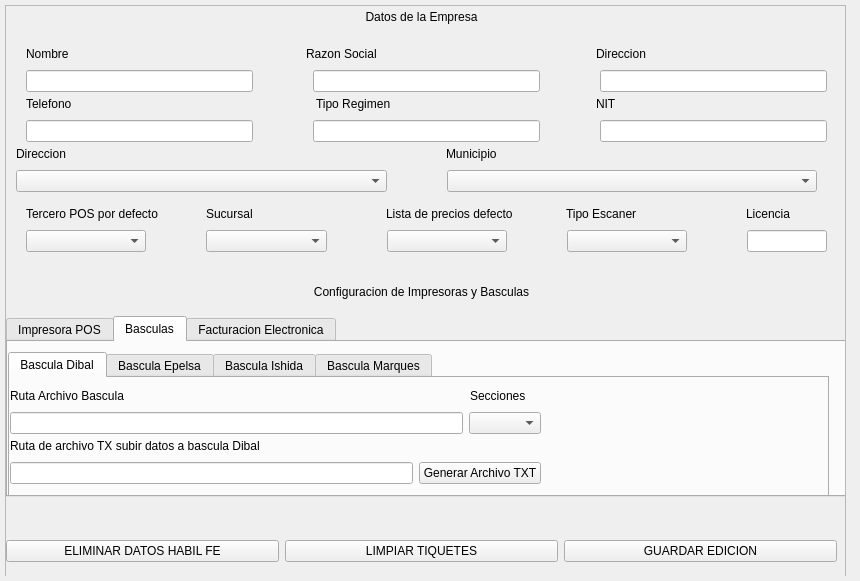
<?xml version="1.0" encoding="UTF-8"?>
<ui version="4.0">
 <class>MainPages</class>
 <widget class="QWidget" name="MainPages">
  <property name="geometry">
   <rect>
    <x>0</x>
    <y>0</y>
    <width>860</width>
    <height>581</height>
   </rect>
  </property>
  <property name="windowTitle">
   <string>Form</string>
  </property>
  <layout class="QVBoxLayout" name="main_pages_layout">
   <property name="spacing">
    <number>0</number>
   </property>
   <property name="leftMargin">
    <number>5</number>
   </property>
   <property name="topMargin">
    <number>5</number>
   </property>
   <property name="rightMargin">
    <number>5</number>
   </property>
   <property name="bottomMargin">
    <number>5</number>
   </property>
   <item>
    <widget class="QStackedWidget" name="pages">
     <property name="currentIndex">
      <number>4</number>
     </property>
     <widget class="QWidget" name="page_1">
      <property name="styleSheet">
       <string notr="true">font-size: 14pt</string>
      </property>
      <layout class="QVBoxLayout" name="page_1_layout">
       <property name="spacing">
        <number>5</number>
       </property>
       <property name="leftMargin">
        <number>5</number>
       </property>
       <property name="topMargin">
        <number>5</number>
       </property>
       <property name="rightMargin">
        <number>5</number>
       </property>
       <property name="bottomMargin">
        <number>5</number>
       </property>
       <item alignment="Qt::AlignHCenter">
        <widget class="QFrame" name="welcome_base">
         <property name="minimumSize">
          <size>
           <width>300</width>
           <height>150</height>
          </size>
         </property>
         <property name="maximumSize">
          <size>
           <width>300</width>
           <height>150</height>
          </size>
         </property>
         <property name="frameShape">
          <enum>QFrame::NoFrame</enum>
         </property>
         <property name="frameShadow">
          <enum>QFrame::Raised</enum>
         </property>
         <layout class="QVBoxLayout" name="center_page_layout">
          <property name="spacing">
           <number>10</number>
          </property>
          <property name="leftMargin">
           <number>0</number>
          </property>
          <property name="topMargin">
           <number>0</number>
          </property>
          <property name="rightMargin">
           <number>0</number>
          </property>
          <property name="bottomMargin">
           <number>0</number>
          </property>
          <item>
           <widget class="QFrame" name="logo">
            <property name="minimumSize">
             <size>
              <width>300</width>
              <height>120</height>
             </size>
            </property>
            <property name="maximumSize">
             <size>
              <width>300</width>
              <height>120</height>
             </size>
            </property>
            <property name="frameShape">
             <enum>QFrame::NoFrame</enum>
            </property>
            <property name="frameShadow">
             <enum>QFrame::Raised</enum>
            </property>
            <layout class="QVBoxLayout" name="logo_layout">
             <property name="spacing">
              <number>0</number>
             </property>
             <property name="leftMargin">
              <number>0</number>
             </property>
             <property name="topMargin">
              <number>0</number>
             </property>
             <property name="rightMargin">
              <number>0</number>
             </property>
             <property name="bottomMargin">
              <number>0</number>
             </property>
            </layout>
           </widget>
          </item>
          <item>
           <widget class="QLabel" name="label">
            <property name="text">
             <string>Welcome To PyOneDark GUI</string>
            </property>
            <property name="alignment">
             <set>Qt::AlignCenter</set>
            </property>
           </widget>
          </item>
         </layout>
        </widget>
       </item>
      </layout>
     </widget>
     <widget class="QWidget" name="page_2">
      <layout class="QVBoxLayout" name="page_2_layout">
       <property name="spacing">
        <number>5</number>
       </property>
       <property name="leftMargin">
        <number>5</number>
       </property>
       <property name="topMargin">
        <number>5</number>
       </property>
       <property name="rightMargin">
        <number>5</number>
       </property>
       <property name="bottomMargin">
        <number>5</number>
       </property>
       <item>
        <widget class="QScrollArea" name="scroll_area">
         <property name="styleSheet">
          <string notr="true">background: transparent;</string>
         </property>
         <property name="frameShape">
          <enum>QFrame::NoFrame</enum>
         </property>
         <property name="verticalScrollBarPolicy">
          <enum>Qt::ScrollBarAlwaysOff</enum>
         </property>
         <property name="horizontalScrollBarPolicy">
          <enum>Qt::ScrollBarAlwaysOff</enum>
         </property>
         <property name="widgetResizable">
          <bool>true</bool>
         </property>
         <widget class="QWidget" name="contents">
          <property name="geometry">
           <rect>
            <x>0</x>
            <y>0</y>
            <width>840</width>
            <height>561</height>
           </rect>
          </property>
          <property name="styleSheet">
           <string notr="true">background: transparent;</string>
          </property>
          <layout class="QVBoxLayout" name="verticalLayout">
           <property name="spacing">
            <number>15</number>
           </property>
           <property name="leftMargin">
            <number>5</number>
           </property>
           <property name="topMargin">
            <number>5</number>
           </property>
           <property name="rightMargin">
            <number>5</number>
           </property>
           <property name="bottomMargin">
            <number>5</number>
           </property>
           <item>
            <widget class="QLabel" name="title_label">
             <property name="maximumSize">
              <size>
               <width>16777215</width>
               <height>40</height>
              </size>
             </property>
             <property name="font">
              <font>
               <pointsize>16</pointsize>
              </font>
             </property>
             <property name="styleSheet">
              <string notr="true">font-size: 16pt</string>
             </property>
             <property name="text">
              <string>Custom Widgets Page</string>
             </property>
             <property name="alignment">
              <set>Qt::AlignCenter</set>
             </property>
            </widget>
           </item>
           <item>
            <widget class="QLabel" name="description_label">
             <property name="text">
              <string>Here will be all the custom widgets, they will be added over time on this page.
I will try to always record a new tutorial when adding a new Widget and updating the project on Patreon before launching on GitHub and GitHub after the public release.</string>
             </property>
             <property name="alignment">
              <set>Qt::AlignHCenter|Qt::AlignTop</set>
             </property>
             <property name="wordWrap">
              <bool>true</bool>
             </property>
            </widget>
           </item>
           <item>
            <layout class="QHBoxLayout" name="row_1_layout"/>
           </item>
           <item>
            <layout class="QHBoxLayout" name="row_2_layout"/>
           </item>
           <item>
            <layout class="QHBoxLayout" name="row_3_layout"/>
           </item>
           <item>
            <layout class="QVBoxLayout" name="row_4_layout"/>
           </item>
           <item>
            <layout class="QVBoxLayout" name="row_5_layout"/>
           </item>
          </layout>
         </widget>
        </widget>
       </item>
      </layout>
     </widget>
     <widget class="QWidget" name="page_3">
      <property name="styleSheet">
       <string notr="true">QFrame {
	font-size: 16pt;
}</string>
      </property>
      <layout class="QVBoxLayout" name="page_3_layout">
       <item>
        <widget class="QLabel" name="empty_page_label">
         <property name="font">
          <font>
           <pointsize>16</pointsize>
          </font>
         </property>
         <property name="text">
          <string>Empty Page</string>
         </property>
         <property name="alignment">
          <set>Qt::AlignCenter</set>
         </property>
        </widget>
       </item>
      </layout>
     </widget>
     <widget class="QWidget" name="page_4">
      <layout class="QVBoxLayout" name="verticalLayout_3">
       <item>
        <widget class="QWidget" name="verticalWidget" native="true">
         <layout class="QVBoxLayout" name="verticalLayout_2">
          <item>
           <widget class="QLabel" name="Titulo_Datos_empresa">
            <property name="font">
             <font>
              <pointsize>16</pointsize>
             </font>
            </property>
            <property name="text">
             <string>Datos de la empresa</string>
            </property>
            <property name="alignment">
             <set>Qt::AlignCenter</set>
            </property>
           </widget>
          </item>
          <item>
           <layout class="QVBoxLayout" name="Layout_Datos_empresa1"/>
          </item>
          <item>
           <layout class="QVBoxLayout" name="Layout_Datos_empresa2"/>
          </item>
         </layout>
        </widget>
       </item>
      </layout>
     </widget>
     <widget class="QWidget" name="page_5">
      <widget class="QScrollArea" name="scrollArea">
       <property name="geometry">
        <rect>
         <x>0</x>
         <y>0</y>
         <width>841</width>
         <height>681</height>
        </rect>
       </property>
       <property name="maximumSize">
        <size>
         <width>16777215</width>
         <height>16777215</height>
        </size>
       </property>
       <property name="widgetResizable">
        <bool>true</bool>
       </property>
       <widget class="QWidget" name="scrollAreaWidgetContents">
        <property name="geometry">
         <rect>
          <x>0</x>
          <y>0</y>
          <width>839</width>
          <height>679</height>
         </rect>
        </property>
        <widget class="QLabel" name="Datos_de_la_empresa">
         <property name="geometry">
          <rect>
           <x>0</x>
           <y>0</y>
           <width>831</width>
           <height>21</height>
          </rect>
         </property>
         <property name="styleSheet">
          <string notr="true">font: 16pt &quot;Segoe UI&quot;;</string>
         </property>
         <property name="text">
          <string>Datos de la Empresa</string>
         </property>
         <property name="alignment">
          <set>Qt::AlignCenter</set>
         </property>
        </widget>
        <widget class="QWidget" name="horizontalLayoutWidget">
         <property name="geometry">
          <rect>
           <x>0</x>
           <y>60</y>
           <width>841</width>
           <height>31</height>
          </rect>
         </property>
         <layout class="QHBoxLayout" name="datosEmpresa">
          <property name="spacing">
           <number>60</number>
          </property>
          <property name="leftMargin">
           <number>20</number>
          </property>
          <property name="topMargin">
           <number>0</number>
          </property>
          <property name="rightMargin">
           <number>20</number>
          </property>
          <item>
           <widget class="QLineEdit" name="datosEmpresa_nombre"/>
          </item>
          <item>
           <widget class="QLineEdit" name="datosEmpresa_razon_social"/>
          </item>
          <item>
           <widget class="QLineEdit" name="datosEmpresa_direccion"/>
          </item>
         </layout>
        </widget>
        <widget class="QWidget" name="horizontalLayoutWidget_2">
         <property name="geometry">
          <rect>
           <x>0</x>
           <y>110</y>
           <width>841</width>
           <height>31</height>
          </rect>
         </property>
         <layout class="QHBoxLayout" name="datosEmpresa1">
          <property name="spacing">
           <number>60</number>
          </property>
          <property name="leftMargin">
           <number>20</number>
          </property>
          <property name="topMargin">
           <number>0</number>
          </property>
          <property name="rightMargin">
           <number>20</number>
          </property>
          <item>
           <widget class="QLineEdit" name="datosEmpresa_telefono"/>
          </item>
          <item>
           <widget class="QLineEdit" name="datosEmpresa_tipo_regimen"/>
          </item>
          <item>
           <widget class="QLineEdit" name="datosEmpresa_nit"/>
          </item>
         </layout>
        </widget>
        <widget class="QWidget" name="horizontalLayoutWidget_3">
         <property name="geometry">
          <rect>
           <x>-10</x>
           <y>160</y>
           <width>841</width>
           <height>31</height>
          </rect>
         </property>
         <layout class="QHBoxLayout" name="datosEmpresa3">
          <property name="spacing">
           <number>60</number>
          </property>
          <property name="leftMargin">
           <number>20</number>
          </property>
          <property name="topMargin">
           <number>0</number>
          </property>
          <property name="rightMargin">
           <number>20</number>
          </property>
          <item>
           <widget class="QComboBox" name="datosEmpresa_departamento"/>
          </item>
          <item>
           <widget class="QComboBox" name="datosEmpresa_municipio"/>
          </item>
         </layout>
        </widget>
        <widget class="QWidget" name="horizontalLayoutWidget_4">
         <property name="geometry">
          <rect>
           <x>0</x>
           <y>220</y>
           <width>841</width>
           <height>31</height>
          </rect>
         </property>
         <layout class="QHBoxLayout" name="datosEmpresa4">
          <property name="spacing">
           <number>60</number>
          </property>
          <property name="leftMargin">
           <number>20</number>
          </property>
          <property name="topMargin">
           <number>0</number>
          </property>
          <property name="rightMargin">
           <number>20</number>
          </property>
          <item>
           <widget class="QComboBox" name="datosEmpresa_tercero"/>
          </item>
          <item>
           <widget class="QComboBox" name="datosEmpresa_sucursal"/>
          </item>
          <item>
           <widget class="QComboBox" name="datosEmpresa_lista_precios"/>
          </item>
          <item>
           <widget class="QComboBox" name="datosEmpresa_tipo_escaner"/>
          </item>
          <item>
           <widget class="QLineEdit" name="datosEmpresa_licencia">
            <property name="maximumSize">
             <size>
              <width>80</width>
              <height>16777215</height>
             </size>
            </property>
           </widget>
          </item>
         </layout>
        </widget>
        <widget class="QLabel" name="labelEmpresa_nombre">
         <property name="geometry">
          <rect>
           <x>20</x>
           <y>40</y>
           <width>101</width>
           <height>16</height>
          </rect>
         </property>
         <property name="font">
          <font>
           <pointsize>9</pointsize>
          </font>
         </property>
         <property name="text">
          <string>Nombre</string>
         </property>
        </widget>
        <widget class="QLabel" name="labelEmpresa_razon_social">
         <property name="geometry">
          <rect>
           <x>300</x>
           <y>40</y>
           <width>101</width>
           <height>16</height>
          </rect>
         </property>
         <property name="font">
          <font>
           <pointsize>9</pointsize>
          </font>
         </property>
         <property name="text">
          <string>Razon Social</string>
         </property>
        </widget>
        <widget class="QLabel" name="labelEmpresa_direccion">
         <property name="geometry">
          <rect>
           <x>590</x>
           <y>40</y>
           <width>101</width>
           <height>16</height>
          </rect>
         </property>
         <property name="font">
          <font>
           <pointsize>9</pointsize>
          </font>
         </property>
         <property name="text">
          <string>Direccion</string>
         </property>
        </widget>
        <widget class="QLabel" name="labelEmpresa_telefono">
         <property name="geometry">
          <rect>
           <x>20</x>
           <y>90</y>
           <width>101</width>
           <height>16</height>
          </rect>
         </property>
         <property name="font">
          <font>
           <pointsize>9</pointsize>
          </font>
         </property>
         <property name="text">
          <string>Telefono</string>
         </property>
        </widget>
        <widget class="QLabel" name="labelEmpresa_tipo_regimen">
         <property name="geometry">
          <rect>
           <x>310</x>
           <y>90</y>
           <width>101</width>
           <height>16</height>
          </rect>
         </property>
         <property name="font">
          <font>
           <pointsize>9</pointsize>
          </font>
         </property>
         <property name="text">
          <string>Tipo Regimen</string>
         </property>
        </widget>
        <widget class="QLabel" name="labelEmpresa_nit">
         <property name="geometry">
          <rect>
           <x>590</x>
           <y>90</y>
           <width>101</width>
           <height>16</height>
          </rect>
         </property>
         <property name="font">
          <font>
           <pointsize>9</pointsize>
          </font>
         </property>
         <property name="text">
          <string>NIT</string>
         </property>
        </widget>
        <widget class="QLabel" name="labelEmpresa_departamento">
         <property name="geometry">
          <rect>
           <x>10</x>
           <y>140</y>
           <width>101</width>
           <height>16</height>
          </rect>
         </property>
         <property name="font">
          <font>
           <pointsize>9</pointsize>
          </font>
         </property>
         <property name="text">
          <string>Direccion</string>
         </property>
        </widget>
        <widget class="QLabel" name="labelEmpresa_municipio">
         <property name="geometry">
          <rect>
           <x>440</x>
           <y>140</y>
           <width>101</width>
           <height>16</height>
          </rect>
         </property>
         <property name="font">
          <font>
           <pointsize>9</pointsize>
          </font>
         </property>
         <property name="text">
          <string>Municipio</string>
         </property>
        </widget>
        <widget class="QLabel" name="labelEmpresa_tercero">
         <property name="geometry">
          <rect>
           <x>20</x>
           <y>200</y>
           <width>171</width>
           <height>16</height>
          </rect>
         </property>
         <property name="font">
          <font>
           <pointsize>9</pointsize>
          </font>
         </property>
         <property name="text">
          <string>Tercero POS por defecto</string>
         </property>
        </widget>
        <widget class="QLabel" name="labelEmpresa_sucursal">
         <property name="geometry">
          <rect>
           <x>200</x>
           <y>200</y>
           <width>101</width>
           <height>16</height>
          </rect>
         </property>
         <property name="font">
          <font>
           <pointsize>9</pointsize>
          </font>
         </property>
         <property name="text">
          <string>Sucursal</string>
         </property>
        </widget>
        <widget class="QLabel" name="labelEmpresa_lista_precios">
         <property name="geometry">
          <rect>
           <x>380</x>
           <y>200</y>
           <width>131</width>
           <height>16</height>
          </rect>
         </property>
         <property name="font">
          <font>
           <pointsize>9</pointsize>
          </font>
         </property>
         <property name="text">
          <string>Lista de precios defecto</string>
         </property>
        </widget>
        <widget class="QLabel" name="labelEmpresa_escaner">
         <property name="geometry">
          <rect>
           <x>560</x>
           <y>200</y>
           <width>101</width>
           <height>16</height>
          </rect>
         </property>
         <property name="font">
          <font>
           <pointsize>9</pointsize>
          </font>
         </property>
         <property name="text">
          <string>Tipo Escaner</string>
         </property>
        </widget>
        <widget class="QLabel" name="labelEmpresa_licencia">
         <property name="geometry">
          <rect>
           <x>740</x>
           <y>200</y>
           <width>101</width>
           <height>16</height>
          </rect>
         </property>
         <property name="font">
          <font>
           <pointsize>9</pointsize>
          </font>
         </property>
         <property name="text">
          <string>Licencia</string>
         </property>
        </widget>
        <widget class="QLabel" name="Datos_de_la_empresa_2">
         <property name="geometry">
          <rect>
           <x>0</x>
           <y>270</y>
           <width>831</width>
           <height>31</height>
          </rect>
         </property>
         <property name="styleSheet">
          <string notr="true">font: 16pt &quot;Segoe UI&quot;;</string>
         </property>
         <property name="text">
          <string>Configuracion de Impresoras y Basculas</string>
         </property>
         <property name="alignment">
          <set>Qt::AlignCenter</set>
         </property>
        </widget>
        <widget class="QWidget" name="horizontalLayoutWidget_15">
         <property name="geometry">
          <rect>
           <x>0</x>
           <y>530</y>
           <width>831</width>
           <height>31</height>
          </rect>
         </property>
         <layout class="QHBoxLayout" name="layout_configuracion_factura_3">
          <item>
           <widget class="QPushButton" name="configuracion_boton_factura_eliminar">
            <property name="text">
             <string>ELIMINAR DATOS HABIL FE</string>
            </property>
           </widget>
          </item>
          <item>
           <widget class="QPushButton" name="configuracion_boton_factura_limpiar">
            <property name="text">
             <string>LIMPIAR TIQUETES</string>
            </property>
           </widget>
          </item>
          <item>
           <widget class="QPushButton" name="configuracion_boton_factura_guardar">
            <property name="text">
             <string>GUARDAR EDICION</string>
            </property>
           </widget>
          </item>
         </layout>
        </widget>
        <widget class="QTabWidget" name="configuraciones_basculas_2">
         <property name="geometry">
          <rect>
           <x>0</x>
           <y>310</y>
           <width>841</width>
           <height>181</height>
          </rect>
         </property>
         <property name="currentIndex">
          <number>1</number>
         </property>
         <widget class="QWidget" name="tab">
          <attribute name="title">
           <string>Impresora POS</string>
          </attribute>
          <widget class="QWidget" name="verticalLayoutWidget_2">
           <property name="geometry">
            <rect>
             <x>0</x>
             <y>10</y>
             <width>821</width>
             <height>51</height>
            </rect>
           </property>
           <layout class="QVBoxLayout" name="layout_configuracion_pos_2">
            <item>
             <widget class="QLabel" name="config_label_pos_2">
              <property name="text">
               <string>Cantidad de caracteres</string>
              </property>
              <property name="alignment">
               <set>Qt::AlignLeading|Qt::AlignLeft|Qt::AlignVCenter</set>
              </property>
             </widget>
            </item>
            <item>
             <widget class="QLineEdit" name="config_linea_pos_2">
              <property name="maximumSize">
               <size>
                <width>154</width>
                <height>16777215</height>
               </size>
              </property>
             </widget>
            </item>
           </layout>
          </widget>
         </widget>
         <widget class="QWidget" name="Basculas">
          <attribute name="title">
           <string>Basculas</string>
          </attribute>
          <widget class="QTabWidget" name="configuraciones_basculas">
           <property name="geometry">
            <rect>
             <x>0</x>
             <y>10</y>
             <width>821</width>
             <height>151</height>
            </rect>
           </property>
           <property name="currentIndex">
            <number>0</number>
           </property>
           <widget class="QWidget" name="bascula_Dibal_2">
            <attribute name="title">
             <string>Bascula Dibal</string>
            </attribute>
            <widget class="QWidget" name="horizontalLayoutWidget_16">
             <property name="geometry">
              <rect>
               <x>0</x>
               <y>30</y>
               <width>531</width>
               <height>31</height>
              </rect>
             </property>
             <layout class="QHBoxLayout" name="layout_configuracion_dibal_5">
              <item>
               <widget class="QLineEdit" name="configuracion_linea_dibal_3">
                <property name="maximumSize">
                 <size>
                  <width>500</width>
                  <height>16777215</height>
                 </size>
                </property>
               </widget>
              </item>
              <item>
               <widget class="QComboBox" name="configuracion_secciones_2"/>
              </item>
             </layout>
            </widget>
            <widget class="QLabel" name="config_label_dibal_4">
             <property name="geometry">
              <rect>
               <x>0</x>
               <y>10</y>
               <width>121</width>
               <height>16</height>
              </rect>
             </property>
             <property name="text">
              <string>Ruta Archivo Bascula</string>
             </property>
            </widget>
            <widget class="QLabel" name="config_label_dibal_5">
             <property name="geometry">
              <rect>
               <x>460</x>
               <y>10</y>
               <width>71</width>
               <height>16</height>
              </rect>
             </property>
             <property name="text">
              <string>Secciones</string>
             </property>
            </widget>
            <widget class="QWidget" name="horizontalLayoutWidget_17">
             <property name="geometry">
              <rect>
               <x>0</x>
               <y>80</y>
               <width>531</width>
               <height>31</height>
              </rect>
             </property>
             <layout class="QHBoxLayout" name="layout_configuracion_dibal_6">
              <item>
               <widget class="QLineEdit" name="configuracion_linea_dibal_4">
                <property name="maximumSize">
                 <size>
                  <width>500</width>
                  <height>16777215</height>
                 </size>
                </property>
               </widget>
              </item>
              <item>
               <widget class="QPushButton" name="boton_configuracion_dibal_2">
                <property name="text">
                 <string>Generar Archivo TXT</string>
                </property>
               </widget>
              </item>
             </layout>
            </widget>
            <widget class="QLabel" name="config_label_dibal_6">
             <property name="geometry">
              <rect>
               <x>0</x>
               <y>60</y>
               <width>251</width>
               <height>16</height>
              </rect>
             </property>
             <property name="text">
              <string>Ruta de archivo TX subir datos a bascula Dibal</string>
             </property>
            </widget>
           </widget>
           <widget class="QWidget" name="bascula_epelsa_2">
            <attribute name="title">
             <string>Bascula Epelsa</string>
            </attribute>
            <widget class="QWidget" name="horizontalLayoutWidget_18">
             <property name="geometry">
              <rect>
               <x>0</x>
               <y>30</y>
               <width>531</width>
               <height>31</height>
              </rect>
             </property>
             <layout class="QHBoxLayout" name="layout_configuracion_epelsa_3">
              <item>
               <widget class="QLineEdit" name="configuracion_linea_epelsa_3">
                <property name="maximumSize">
                 <size>
                  <width>545</width>
                  <height>16777215</height>
                 </size>
                </property>
               </widget>
              </item>
             </layout>
            </widget>
            <widget class="QLabel" name="config_label_epelsa_3">
             <property name="geometry">
              <rect>
               <x>0</x>
               <y>10</y>
               <width>161</width>
               <height>16</height>
              </rect>
             </property>
             <property name="text">
              <string>Ruta Archivo tiquetes Epelsa</string>
             </property>
            </widget>
            <widget class="QWidget" name="horizontalLayoutWidget_19">
             <property name="geometry">
              <rect>
               <x>0</x>
               <y>80</y>
               <width>531</width>
               <height>31</height>
              </rect>
             </property>
             <layout class="QHBoxLayout" name="layout_configuracion_dibal_7">
              <item>
               <widget class="QLineEdit" name="configuracion_linea_epelsa_4">
                <property name="maximumSize">
                 <size>
                  <width>500</width>
                  <height>16777215</height>
                 </size>
                </property>
               </widget>
              </item>
              <item>
               <widget class="QPushButton" name="boton_configuracion_epelsa_2">
                <property name="text">
                 <string>Generar Archivo Precios</string>
                </property>
               </widget>
              </item>
             </layout>
            </widget>
            <widget class="QLabel" name="config_label_epelsa_4">
             <property name="geometry">
              <rect>
               <x>0</x>
               <y>60</y>
               <width>201</width>
               <height>16</height>
              </rect>
             </property>
             <property name="text">
              <string>Ruta Archivo precios bascula Epelsa</string>
             </property>
            </widget>
           </widget>
           <widget class="QWidget" name="bascula_ishida_2">
            <attribute name="title">
             <string>Bascula Ishida</string>
            </attribute>
            <widget class="QLabel" name="config_label_ishida_3">
             <property name="geometry">
              <rect>
               <x>0</x>
               <y>10</y>
               <width>161</width>
               <height>16</height>
              </rect>
             </property>
             <property name="text">
              <string>Ruta Archivo Bascula</string>
             </property>
            </widget>
            <widget class="QWidget" name="horizontalLayoutWidget_20">
             <property name="geometry">
              <rect>
               <x>0</x>
               <y>30</y>
               <width>531</width>
               <height>31</height>
              </rect>
             </property>
             <layout class="QHBoxLayout" name="layout_configuracion_epelsa_4">
              <item>
               <widget class="QLineEdit" name="configuracion_linea_ishida_3">
                <property name="maximumSize">
                 <size>
                  <width>545</width>
                  <height>16777215</height>
                 </size>
                </property>
               </widget>
              </item>
             </layout>
            </widget>
            <widget class="QWidget" name="horizontalLayoutWidget_21">
             <property name="geometry">
              <rect>
               <x>0</x>
               <y>80</y>
               <width>531</width>
               <height>31</height>
              </rect>
             </property>
             <layout class="QHBoxLayout" name="layout_configuracion_dibal_8">
              <item>
               <widget class="QLineEdit" name="configuracion_linea_ishida_4">
                <property name="maximumSize">
                 <size>
                  <width>500</width>
                  <height>16777215</height>
                 </size>
                </property>
               </widget>
              </item>
              <item>
               <widget class="QPushButton" name="boton_configuracion_ishida_2">
                <property name="text">
                 <string>Generar Archivo Productos</string>
                </property>
               </widget>
              </item>
             </layout>
            </widget>
            <widget class="QLabel" name="config_label_ishida_4">
             <property name="geometry">
              <rect>
               <x>0</x>
               <y>60</y>
               <width>291</width>
               <height>16</height>
              </rect>
             </property>
             <property name="text">
              <string>Ruta archivo PRODUCTOS subir datos a bascula ishida</string>
             </property>
            </widget>
           </widget>
           <widget class="QWidget" name="bascula_marques_2">
            <attribute name="title">
             <string>Bascula Marques</string>
            </attribute>
            <widget class="QWidget" name="horizontalLayoutWidget_22">
             <property name="geometry">
              <rect>
               <x>0</x>
               <y>30</y>
               <width>531</width>
               <height>31</height>
              </rect>
             </property>
             <layout class="QHBoxLayout" name="layout_configuracion_marques_3">
              <item>
               <widget class="QLineEdit" name="configuracion_linea_marques_2">
                <property name="maximumSize">
                 <size>
                  <width>545</width>
                  <height>16777215</height>
                 </size>
                </property>
               </widget>
              </item>
             </layout>
            </widget>
            <widget class="QLabel" name="config_label_marques_2">
             <property name="geometry">
              <rect>
               <x>0</x>
               <y>10</y>
               <width>241</width>
               <height>16</height>
              </rect>
             </property>
             <property name="text">
              <string>Direccion IP de la bascula Marques maestra</string>
             </property>
            </widget>
            <widget class="QWidget" name="horizontalLayoutWidget_23">
             <property name="geometry">
              <rect>
               <x>30</x>
               <y>70</y>
               <width>491</width>
               <height>41</height>
              </rect>
             </property>
             <layout class="QHBoxLayout" name="layout_configuracion_marques_4">
              <item>
               <widget class="QPushButton" name="boton_configuracion_marques_4">
                <property name="text">
                 <string>ELIMINAR FAMILIAS</string>
                </property>
               </widget>
              </item>
              <item>
               <widget class="QPushButton" name="boton_configuracion_marques_5">
                <property name="text">
                 <string>ELIMINAR PRODUCTOS</string>
                </property>
               </widget>
              </item>
              <item>
               <widget class="QPushButton" name="boton_configuracion_marques_6">
                <property name="text">
                 <string>ELIMINAR DATOS A BASCULA</string>
                </property>
               </widget>
              </item>
             </layout>
            </widget>
           </widget>
          </widget>
         </widget>
         <widget class="QWidget" name="facturacion_electronica">
          <attribute name="title">
           <string>Facturacion Electronica</string>
          </attribute>
          <widget class="QLabel" name="configuracion_label_factura_token">
           <property name="geometry">
            <rect>
             <x>0</x>
             <y>0</y>
             <width>161</width>
             <height>16</height>
            </rect>
           </property>
           <property name="text">
            <string>Token Facturacion Electronica</string>
           </property>
          </widget>
          <widget class="QWidget" name="horizontalLayoutWidget_13">
           <property name="geometry">
            <rect>
             <x>0</x>
             <y>20</y>
             <width>831</width>
             <height>31</height>
            </rect>
           </property>
           <layout class="QHBoxLayout" name="layout_configuracion_factura">
            <item>
             <widget class="QLineEdit" name="configuracion_linea_factura_token"/>
            </item>
            <item>
             <widget class="QLineEdit" name="configuracion_linea_factura_Dian"/>
            </item>
           </layout>
          </widget>
          <widget class="QLabel" name="configuracion_label_factura_token_2">
           <property name="geometry">
            <rect>
             <x>420</x>
             <y>0</y>
             <width>161</width>
             <height>16</height>
            </rect>
           </property>
           <property name="text">
            <string>id Test Dian FE</string>
           </property>
          </widget>
          <widget class="QWidget" name="horizontalLayoutWidget_14">
           <property name="geometry">
            <rect>
             <x>0</x>
             <y>70</y>
             <width>831</width>
             <height>31</height>
            </rect>
           </property>
           <layout class="QHBoxLayout" name="layout_configuracion_factura_2">
            <item>
             <widget class="QComboBox" name="configuracion_linea_factura_impuesto_bolsa"/>
            </item>
            <item>
             <widget class="QComboBox" name="configuracion_linea_factura_Impuesto_excluido"/>
            </item>
            <item>
             <widget class="QLineEdit" name="configuracion_linea_factura_email">
              <property name="maximumSize">
               <size>
                <width>411</width>
                <height>16777215</height>
               </size>
              </property>
             </widget>
            </item>
           </layout>
          </widget>
          <widget class="QLabel" name="configuracion_label_factura_token_3">
           <property name="geometry">
            <rect>
             <x>0</x>
             <y>50</y>
             <width>161</width>
             <height>16</height>
            </rect>
           </property>
           <property name="text">
            <string>Producto impuesto Bolsa</string>
           </property>
          </widget>
          <widget class="QLabel" name="configuracion_label_factura_token_5">
           <property name="geometry">
            <rect>
             <x>210</x>
             <y>50</y>
             <width>161</width>
             <height>16</height>
            </rect>
           </property>
           <property name="text">
            <string>Seleccione impuesto Excluido</string>
           </property>
          </widget>
          <widget class="QLabel" name="configuracion_label_factura_token_4">
           <property name="geometry">
            <rect>
             <x>420</x>
             <y>50</y>
             <width>161</width>
             <height>16</height>
            </rect>
           </property>
           <property name="text">
            <string>Email Backup FE</string>
           </property>
          </widget>
         </widget>
        </widget>
       </widget>
      </widget>
     </widget>
    </widget>
   </item>
  </layout>
 </widget>
 <resources/>
 <connections/>
</ui>
